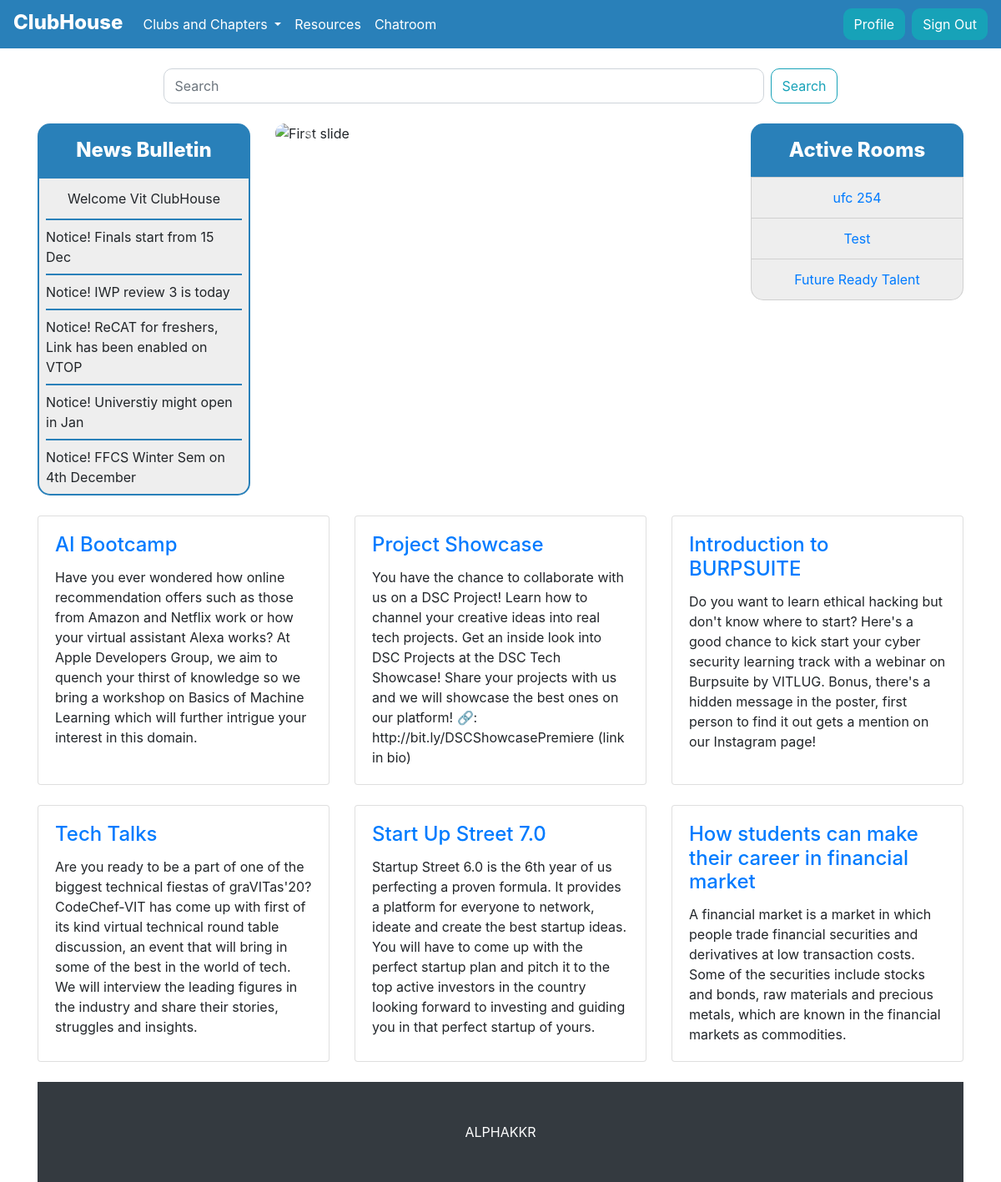
Page / (signed in) on the committed database.
### chatapp/models.py (models this page shows, shortened)
class Room(models.Model):
    user = models.ForeignKey(UserAccount, on_delete=models.CASCADE, null=True)
    name = models.TextField(max_length=200, primary_key=True)
    created = models.DateTimeField(auto_now_add=True, null=True)
    ipaddress = models.GenericIPAddressField(null=True)

### clubs/models.py (models this page shows, shortened)
class ClubEvent(models.Model):
    club_name       = models.ForeignKey(ClubAccount, on_delete=models.CASCADE, null=True)
    event_name      = models.CharField(max_length=100 ,default='', null=False, primary_key=True)
    event_desc      = models.TextField(default='', max_length=1000, null=True)
    event_poster    = models.ImageField(upload_to=path_and_rename_events, default='', null=True, storage=gd_storage, blank=True)
    poster_url      = models.URLField(default='', null=True, blank=True)
    event_url       = models.URLField(default='', null=True)

### homepage/views.py (the view)
# urls.py: path('', views.index, name='index'),
def index(request):
    if request.user.is_anonymous:
        return render(request, 'homepage/index.html', {'form_action': 'login', 'button_name': 'Login','objects': Room.objects.all(),'objects1':ClubEvent.objects.all()})
    else:
        return render(request, 'homepage/index.html', {'form_action': 'profile', 'button_name': 'Profile','objects': Room.objects.all(),'objects1':ClubEvent.objects.all()})

### homepage/templates/homepage/index.html (shortened to what this page needs)
<!doctype html>
<html lang="en">
<head>
    <link rel="stylesheet" href="https://stackpath.bootstrapcdn.com/bootstrap/4.5.0/css/bootstrap.min.css"
>
    <link rel="stylesheet" href="//code.jquery.com/ui/1.12.1/themes/base/jquery-ui.css">
</head>
<body>
    <nav class="navbar navbar-expand-lg navbar-light bg-light sticky-top" style = 'color: white !important; background-color: #2980B9!important;'>
        <a class=" navbar-brand" style = "color:white; font-weight: 800; font-size: 1.5rem; padding-top: 1px;" href="/">ClubHouse</a>
        <div class="collapse navbar-collapse" id="navbarSupportedContent">
            <ul class="navbar-nav mr-auto">
                <li class="nav-item dropdown">
                    <a class="nav-link dropdown-toggle" style = "color:white"href="#" id="navbarDropdown" role="button"
                        data-toggle="dropdown" aria-haspopup="true" aria-expanded="false">
                        Clubs and Chapters
                    </a>
                </li>
                <li class="nav-item">
                    <a class="nav-link" href="/resources/" style = "color:white">Resources</a>
                </li>
                <li class="nav-item">
                    <a class="nav-link" style = "color:white" href="/chatroom/">Chatroom</a>
                </li>
            </ul>
            <form action="/accounts/{{form_action}}/">
                <div>
                    <button class="srround btn btn-info mr-2 "  type="submit"
                        id='{{form_action}}'>{{button_name}}</button>
                </div>
            </form>
        </div>
        {% if user.is_authenticated %}
        {% load i18n %}
        <form method="post" action="{% url 'account_logout' %}">
            <button type="submit" class=" srround btn btn-info b'width:100%tn-info">{% trans 'Sign Out' %}</button>
        </form>
        {% endif %}
    </nav>
    <div>
        <br>
        <form class="form-inline my-2 my-lg-0 justify-content-center mr-2 ml-2" method="get" action="searchpage/">
            <div class='row' style='width:100%'>
                <div style='margin:auto'>
                    <span>
                        <input class="srround form-control mr-sm-2 " id='searchinput' type="search"
                            style='margin-right:0px' placeholder="Search" aria-label="Search" name="term">
                    </span>
                    <span>
                        <button class="srround btn btn-outline-info my-sm-0 " id='searchbutton'
                            type="submit">Search</button>
                    </span>
                </div>
            </div>
        </form>
    </div>
    <div class="container">
        <div class="row">
            <div class="col-lg-3 my-4" >
                <div class="news" style = 'border-radius: 15px 15px 0 0; '>
                    <h4 style='overflow: hidden;margin-bottom:0; background-color: #2980B9; color:white; font-weight: 800; text-align: center; height: 4rem; display:flex; justify-content: center; align-content: center;
                    flex-direction: column ;'>News Bulletin</h4>
                </div>
                <div class="list-group news" style='border: 2px solid #2980B9; padding: 8px;border-radius:  0 0 15px 15px;'>
                    <li href="#" class='my-1'
                        style="list-style-type: none; text-align:center ;display: flex;justify-content: center;align-content: center;flex-direction: column;">
                        Welcome Vit ClubHouse</li>
                    <div class='my-2' style="border: 1px solid #2980B9;">
                    </div>
                    <li href="#" style="list-style-type: none">Notice! Finals start from 15 Dec</li>
                    <div class='my-2' style="border: 1px solid #2980B9;">
                    </div>
                    <li href="#" style="list-style-type: none">Notice! IWP review 3 is today</li>
                    <div class='my-2' style="border: 1px solid #2980B9;">
                    </div>
                    <li href="#" style="list-style-type: none">Notice! ReCAT for freshers, Link has been enabled on VTOP
                    </li>
                    <div class='my-2' style="border: 1px solid #2980B9;">
                    </div>
                    <li href="#" style="list-style-type: none">Notice! Universtiy might open in Jan</li>
                    <div class='my-2' style="border: 1px solid #2980B9;">
                    </div>
                    <li href="#" style="list-style-type: none">Notice! FFCS Winter Sem on 4th December</li>
                </div>
            </div>
            <div class="col-lg-6">
                <div id="carouselExampleIndicators" class="carousel slide my-4" data-ride="carousel">
                    <ol class="carousel-indicators">
                        <li data-target="#carouselExampleIndicators" data-slide-to="0" class="active"></li>
                        <li data-target="#carouselExampleIndicators" data-slide-to="1"></li>
                        <li data-target="#carouselExampleIndicators" data-slide-to="2"></li>
                    </ol>
                    <div class="carousel-inner" role="listbox">
                        <div class="carousel-item active">
                            <img class="d-block img-fluid" src="media/first" alt="First slide">
                        </div>
                    </div>
                    <a class="carousel-control-prev" href="#carouselExampleIndicators" role="button" data-slide="prev">
                        <span class="carousel-control-prev-icon" aria-hidden="true"></span>
                    </a>
                    <a class="carousel-control-next" href="#carouselExampleIndicators" role="button" data-slide="next">
                        <span class="carousel-control-next-icon" aria-hidden="true"></span>
                    </a>
                </div>
            </div>
            <div class="col-lg-3 my-4" style='text-align: center'>
                <div class="news" style = 'border-radius: 15px 15px 0 0; '>
                    <h4 style='overflow: hidden;margin-bottom:0; background-color: #2980B9; color:white; font-weight: 800; text-align: center; height: 4rem; display:flex; justify-content: center; align-content: center;
                    flex-direction: column ;'>Active Rooms</h4>
                </div>
                <div class="list-group " style = 'border-radius:  0 0 15px 15px; '>
                    {% for k in objects %}
                    {% if forloop.counter < 6 %} <a href="/chatroom/{{k.name}}"  style = 'background-color: #eeeeee' class="list-group-item">{{k.name}}</a>
                        {% endif %}
                        {% endfor %}
                </div>
            </div>
        </div>
        <div class="row">
            {% for i in objects1 %}
            <div class="col-lg-4 col-md-6 mb-4">
                <div class="card h-100">
                    <div class="card-body">
                        <h4 class="card-title">
                            <a href="#">{{i.event_name}}</a>
                        </h4>
                        <p class="card-text">{{i.event_desc}}</p>
                    </div>
                </div>
            </div>
            {% if forloop.counter|divisibleby:3 %}
        </div>
        <div class="row">
            {% endif %}
            {% endfor %}
        </div>
        <footer class="py-5 bg-dark">
            <div class="container">
                <p class="m-0 text-center text-white">ALPHAKKR</p>
            </div>
        </footer>
</body>
</html>

### homepage/templates/homepage/index.html (style rules this page uses)
.collapse { transition-delay: 1s; }
.srround { border-radius: 10px; }
#searchinput { width: 30vw; height: 42px; }
#searchbutton { height: 42px; float: right; }
@media only screen and (max-width:1200px) { #searchinput { width: 60vw; } }
.news { overflow: hidden; border-radius: 8px; background:#eeeeee; display: flex; justify-content: center; align-content: center; flex-direction: column; }
.carousel-inner { border-radius: 25px; background-color: rgba(0, 0, 0, 0); overflow: hidden; }

### rows in the picture
Room: name "ufc 254"
Room: name "Test"
Room: name "Future Ready Talent"
ClubEvent: event_name "AI Bootcamp", event_desc "Have you ever wondered how online recommendation offers such as those from Amazon and Netflix work or how your virtual assistant Alexa works? At Apple Developers Group, we aim to quench your thirst of knowledge so we bring a workshop on Basics of Machine Learning which will further intrigue your interest in this domain."
ClubEvent: event_name "Project Showcase", event_desc "You have the chance to collaborate with us on a DSC Project! Learn how to channel your creative ideas into real tech projects. Get an inside look into DSC Projects at the DSC Tech Showcase! Share your projects with us and we will showcase the best ones on our platform! 🔗: http://bit.ly/DSCShowcasePremiere (link in bio)"
ClubEvent: event_name "Introduction to BURPSUITE", event_desc "Do you want to learn ethical hacking but don't know where to start? Here's a good chance to kick start your cyber security learning track with a webinar on Burpsuite by VITLUG. Bonus, there's a hidden message in the poster, first person to find it out gets a mention on our Instagram page!"
ClubEvent: event_name "Tech Talks", event_desc "Are you ready to be a part of one of the biggest technical fiestas of graVITas'20? CodeChef-VIT has come up with first of its kind virtual technical round table discussion, an event that will bring in some of the best in the world of tech. We will interview the leading figures in the industry and share their stories, struggles and insights."
ClubEvent: event_name "Start Up Street 7.0", event_desc "Startup Street 6.0 is the 6th year of us perfecting a proven formula. It provides a platform for everyone to network, ideate and create the best startup ideas. You will have to come up with the perfect startup plan and pitch it to the top active investors in the country looking forward to investing and guiding you in that perfect startup of yours."
ClubEvent: event_name "How students can make their career in financial market", event_desc "A financial market is a market in which people trade financial securities and derivatives at low transaction costs. Some of the securities include stocks and bonds, raw materials and precious metals, which are known in the financial markets as commodities."

### other values in the picture
{{ button_name }} "Profile"
